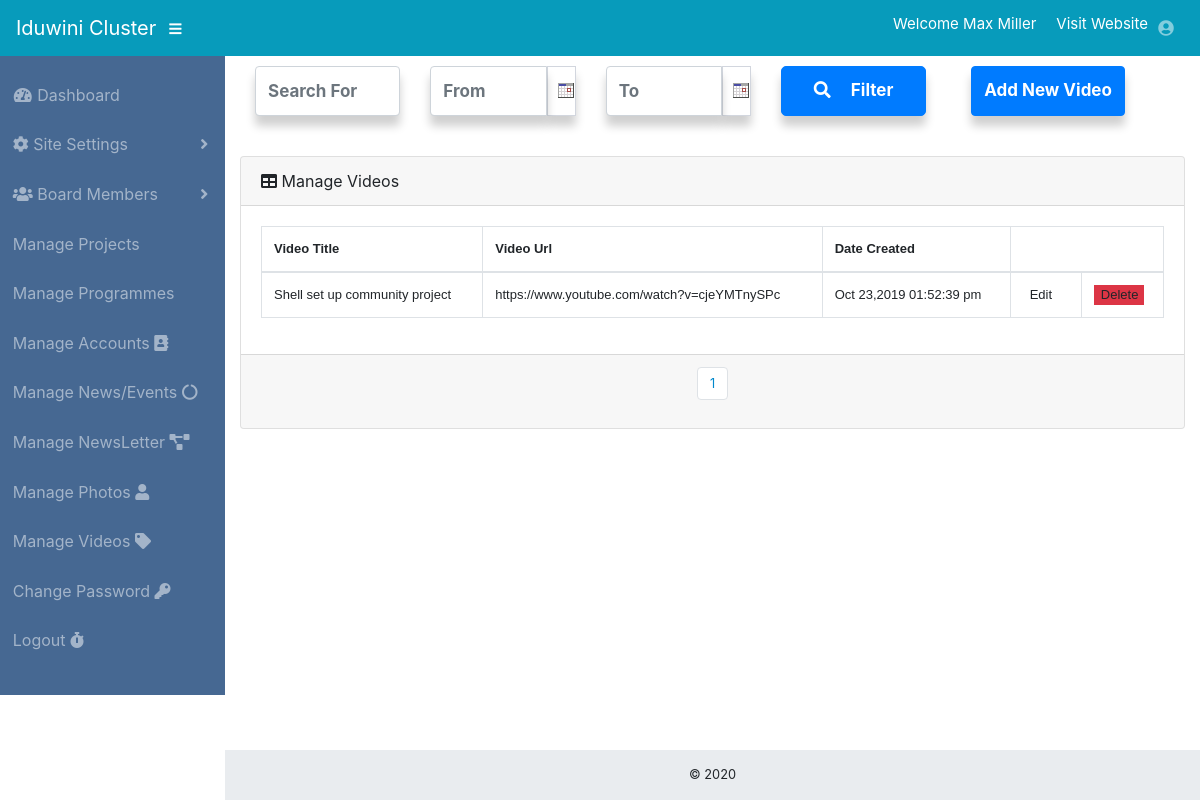
The app's page /webcontrol/videos.php (signed in) with its own data.
### tables this page shows
CREATE TABLE `videos` (
  `id` int(11) NOT NULL,
  `title` text NOT NULL,
  `slug` text NOT NULL,
  `url` text NOT NULL,
  `created_at` datetime NOT NULL DEFAULT CURRENT_TIMESTAMP
);

### function.php (called while the page is built, shortened)
<?php
function detail($details){
	 require("config.php");
	$query3=$conn->query("SELECT $details FROM login WHERE email =\"$_SESSION[detail]\"");
	$result=$query3->fetch_object()->$details;
	return $result;
}
?>

### last_seen.php (called while the page is built, shortened)
<?php
function read_able($ttime){
    return date("M j,Y h:i:s a",strtotime($ttime));
}
?>

### webcontrol/aside.php (the view, shortened to what this page needs)
    <ul class="sidebar navbar-nav" style="min-height:695px;">
    <div style="margin-top:70px;">
      <li class="nav-item">
        <a class="nav-link" href="index">
          <i class="fas fa-fw fa-tachometer-alt"></i>
          <span>Dashboard</span>
        </a>
      </li>
      <?php
if(detail('privilege')=="admin" || in_array('site',explode(',',detail('ability')))){ ?>
 <li class="nav-item dropdown">
        <a class="nav-link dropdown-toggle" href="#" id="sitesDropdown" role="button" data-toggle="dropdown" aria-haspopup="true" aria-expanded="false">
          <i class="fas fa-cog"></i> <span>Site Settings</span>
        </a>
      </li>
<?php }
      ?>
        <?php
if(detail('privilege')=="admin" || in_array('site',explode(',',detail('ability')))){ ?>
 <li class="nav-item dropdown">
        <a class="nav-link dropdown-toggle" href="#" id="sitesDropdown" role="button" data-toggle="dropdown" aria-haspopup="true" aria-expanded="false">
          <i class="fas fa-users"></i> <span>Board Members</span>
        </a>
      </li>
<?php }
      ?>
      <li class="nav-item">
        <a class="nav-link" href="projects">Manage Projects</i></a>
      </li>
      <li class="nav-item">
        <a class="nav-link" href="programs">Manage Programmes</i></a>
      </li>
      <li class="nav-item">
        <a class="nav-link" href="accounts">Manage Accounts <i class="fa fa-address-book"></i></a>
      </li>
      <li class="nav-item">
        <a class="nav-link" href="news">Manage News/Events <i class="fas fa-circle-notch"></i></a>
      </li>
      <li class="nav-item">
        <a class="nav-link" href="newsletter">Manage NewsLetter <i class="fa fa-project-diagram"></i></a>
      </li>
      <li class="nav-item">
        <a class="nav-link" href="photos">Manage Photos  <i class="fa fa-user"></i></a>
      </li>
      <li class="nav-item">
        <a class="nav-link" href="videos">Manage Videos <i class="fa fa-tag"></i></a>
      </li>
      <li class="nav-item" style="cursor:pointer;">
        <a class="nav-link" data-toggle="modal" data-target="#password">Change Password <i class="fa fa-key"></i></a>
      </li>
      <li class="nav-item">
          <a class="nav-link" style="cursor:pointer;" data-toggle="modal" data-target="#logout">Logout <i class="fa fa-stopwatch"></i></a>
        </li>
        </div>
    </ul>

### webcontrol/videos.php (shortened to what this page needs)
<?php
require("../config.php");
require("../function.php");
?>
<!DOCTYPE html>
<html lang="en">
<head>
<?php include("styles.php"); ?>
</head>
<body id="page-top">
 <?php include("header.php"); ?>
  <div id="wrapper">
  <?php include("aside.php"); ?>
    <div id="content-wrapper">
      <div class="container-fluid">
      <div class="row">
      <div class="col-md-9">
      <form method="post" action="video_filter" id="tarp">
               <div class="col-md-3" style="float:left;">
                 <div class="form-group">
                   <input type="text" placeholder="Search For" name="name" value="<?php if(isset($_GET['name'])){echo $_GET['name'];} ?>" class="form-control it">
                 </div>
               </div>
               <div class="col-md-3" style="float:left;">
                 <div class="form-group input-group">
 									<input class="form-control datepicker form-control-email it" placeholder="From" name="date" type="text" value="<?php if(isset($_GET['start'])){echo $_GET['start'];} ?>" required>
 									<span class="input-group-addon sweep"><img class="dater" src="../shared/datepicker/cal.gif" name="date"></span>
 								</div>
               </div>
               <div class="col-md-3" style="float:left;">
                 <div class="form-group input-group">
 									<input class="form-control datepicker2 form-control-email it" placeholder="To" name="date2" type="text" value="<?php if(isset($_GET['end'])){echo $_GET['end'];} ?>" required>
 									<span class="input-group-addon sweep2"><img class="dater2" src="../shared/datepicker/cal.gif" name="date"></span>
 								</div>
               </div>
               <div class="col-md-3" style="float:left;">
                 <button type="submit" name="gfsa" id="gdate" style="border-radius:5px;" class="btn btn-primary btn-block it"><i class="fa fa-search" style="margin-right:20px;"></i>Filter</button>
               </div>
             </form>
      </div>
      <div class="col-md-3"><button class="btn btn-primary it" data-toggle="modal" data-target="#add">Add New Video</button>
      </div>
             </div>
      <br>
 <div class="card mb-3">
          <div class="card-header">
            <i class="fas fa-table"></i>
            Manage Videos</div>
          <div class="card-body">
            <div class="table-responsive">
              <table class="table table-bordered" id="dataTable" width="100%" cellspacing="0">
                <thead>
                  <tr>
                    <th>Video Title</th>
                    <th>Video Url</th>
                    <th>Date Created</th>
                    <th colspan="2"></th>
                  </tr>
                </thead>
                <tbody>
<?php
 $per_page=10;
 if(isset($_GET['name']) && isset($_GET['start']) && isset($_GET['end'])){
  $sname=$_GET['name'];
  $sstart=$_GET['start'];
  $send=$_GET['end'];
  $count_all=$conn->query("select count(*) from videos where title LIKE '%$sname%' AND created_at>='$sstart' AND created_at<='$send'");
 }else{
  $count_all=$conn->query("select count(*) from videos");
 }
    while($row=$count_all->fetch_array()){
        $count_val=$row[0];
    }
    $pages=ceil($count_val/$per_page);
if(isset($_GET['name']) && isset($_GET['start']) && isset($_GET['end'])){
  $sname=$_GET['name'];
  $sstart=$_GET['start'];
  $send=$_GET['end'];
  if(isset($_GET['page']) && !empty($_GET['page']) && is_numeric($_GET['page'])){
    $start=(($_GET['page'])-1)*$per_page;
    $site=$conn->query("select * from videos where title LIKE '%$sname%' AND created_at>='$sstart' AND created_at<='$send' order by id DESC LIMIT $per_page OFFSET $start");
  }
}else{
  if(isset($_GET['page']) && !empty($_GET['page']) && is_numeric($_GET['page'])){
    $start=(($_GET['page'])-1)*$per_page;
    $site=$conn->query("select * from videos order by id desc LIMIT $per_page OFFSET $start");
  }
}
if($site->num_rows>=1){
  while($row=$site->fetch_assoc()){ ?>
    <tr>
<td><?php echo $row['title']; ?></td>
<td><?php echo $row['url']; ?></td>
<td><?php echo read_able($row['created_at']); ?></td>
<td><a style="height:20px;width:40px;padding-left:7px;cursor:pointer;" type="button" class="btn-xs fillz" data-toggle="modal" data-target="#edit"
data-id="<?php echo $row['id']; ?>"
data-title="<?php echo $row['title']; ?>"
data-url="<?php echo $row['url']; ?>"
> Edit</a></td>
<td><a data-delete_id="video_delete?id=<?php echo $row['id']; ?>" style="cursor:pointer;text-decoration:none;height:20px;width:50px;padding-left:7px;" type="button" data-target="#delete" data-toggle="modal" class="btn-danger btn-xs delz"> Delete</a></td>
</tr>
<?php }
}else{
  echo "<tr><td colspan=4>No results Found</td></tr>";
}
?>
                </tbody>
              </table>
            </div>
          </div>
          <div class="card-footer small text-muted">
<ul class="pagination pagination-md justify-content-center">
<?php
if(isset($_GET['name']) && isset($_GET['start']) && isset($_GET['end'])){
  for($icount=1;$icount<=$pages;$icount++) { ?>
    <li class="page-item">
    <a class="page-link" style="color:#0088cc;" href="videos?page=<?php echo $icount; ?>&name=<?php echo $_GET['name']; ?>&start=<?php echo $_GET['start']; ?>&end=<?php echo $_GET['end']; ?>"><?php echo $icount; ?></a>
    </li>
    <?php }
}else{
      for($icount=1;$icount<=$pages;$icount++) { ?>
      <li class="page-item">
      <a class="page-link" style="color:#0088cc;" href="videos?page=<?php echo $icount; ?>"><?php echo $icount; ?></a>
      </li>
      <?php }
}
?>
</ul>
          </div>
        </div>
      </div>
     <?php include("footer.php"); ?>
    </div>
  </div>
</body>
</html>

### webcontrol/styles.php (style rules this page uses)
#content-wrapper { margin-top:50px; }

### webcontrol/videos.php (style rules this page uses)
.it { height:50px; box-shadow:0px 10px 10px 0px rgba(0,0,0,0.19); font-size:17px; font-weight:bold; }
.form-control { border-color:0px #d2d6de !important; }
.sweep,.sweep2 { box-shadow:0px 10px 10px 0px rgba(0,0,0,0.19); padding-top:10px; padding-left:10px; width:20%; border:1px solid #d2d6de !important; }
tr,th,td { font-family:arial; font-size:13px; }

### records on screen
videos: title "Shell set up community project", url "https://www.youtube.com/watch?v=cjeYMTnySPc", created_at "Oct 23,2019 01:52:39 pm"

### other values on screen
detail('name') "Max Miller"
